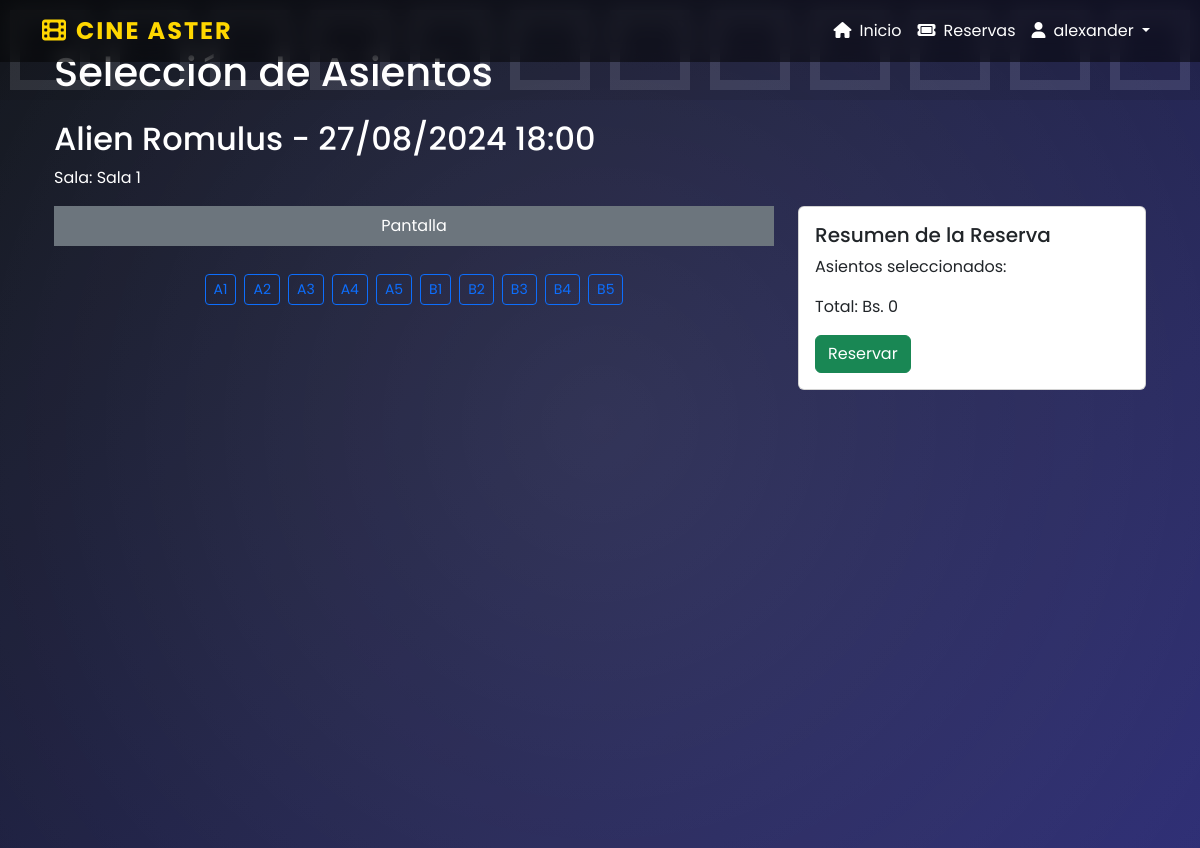
The page /funcion/5/seleccion-asientos/ (signed in) on the database its author committed.
### Cine/models.py (models this page shows, shortened)
class Funcion(models.Model):
    IdFuncion = models.AutoField(primary_key=True)
    IdPelicula = models.ForeignKey(Pelicula, on_delete=models.CASCADE)
    IdSala = models.ForeignKey(Sala, on_delete=models.CASCADE)
    Horario = models.DateTimeField()
    Precio = models.PositiveIntegerField()

class Pelicula(models.Model):
    Titulo = models.CharField(max_length=100)
    Descripcion = models.TextField(default="Pelicula")
    Lanzamiento = models.DateField()
    Clasificacion = models.ForeignKey(Clasificacion, on_delete=models.CASCADE)
    Duracion = models.IntegerField()
    Genero = models.ManyToManyField(Genero)
    Portada = models.ImageField(upload_to='cine/media/')
    Trailer = models.CharField(max_length=200)

class Sala(models.Model):
    IdSala = models.AutoField(primary_key=True)
    Nombre = models.CharField(max_length=100)
    Formato = models.ForeignKey(Formato, on_delete=models.CASCADE)
    Estado = models.BooleanField(default=True)

class Asiento(models.Model):
    IdAsiento = models.AutoField(primary_key=True)
    IdSala = models.ForeignKey(Sala, on_delete=models.CASCADE)
    Numero = models.PositiveIntegerField()
    Fila = models.CharField(max_length=3)
    Estado = models.BooleanField(default=True)
    def __str__(self):
        return f"{self.IdAsiento}"

### Cine/views.py (the view)
# urls.py: path('funcion/<int:funcion_id>/seleccion-asientos/', views.seleccion_asientos, name='seleccion_asientos'),
@login_required
def seleccion_asientos(request, funcion_id):
    funcion = get_object_or_404(Funcion, pk=funcion_id)
    asientos = Asiento.objects.filter(IdSala=funcion.IdSala)
    reservas = Reserva.objects.filter(IdFuncion=funcion)
    asientos_reservados = [reserva.IdAsiento.IdAsiento for reserva in reservas]
    context = {
        'funcion': funcion,
        'asientos': asientos,
        'asientos_reservados': asientos_reservados,
    }
    print(context['asientos'])
    return render(request, r'cine/seleccionar_asientos.html', context)

### Cine/templates/cine/seleccionar_asientos.html (shortened to what this page needs)
{% extends 'base.html' %}
{% block content %}
<div class="container mt-5">
    <h1 class="mb-4">Selección de Asientos</h1>
    <h2>{{ funcion.IdPelicula.Titulo }} - {{ funcion.Horario|date:"d/m/Y H:i" }}</h2>
    <p>Sala: {{ funcion.IdSala.Nombre }}</p>
    <div class="row mb-4">
        <div class="col-md-8">
            <div class="screen mb-4 text-center p-2 bg-secondary text-white">Pantalla</div>
            <div id="asientos" class="d-flex flex-wrap justify-content-center">
                {% for asiento in asientos %}
                    <div class="m-1">
                        <button class="btn btn-sm {% if asiento.IdAsiento in asientos_reservados %}btn-danger disabled{% else %}btn-outline-primary{% endif %}"
                                data-asiento-id="{{ asiento.IdAsiento }}"
                                onclick="toggleAsiento(this)">
                            {{ asiento.Fila }}{{ asiento.Numero }}
                        </button>
                    </div>
                {% endfor %}
            </div>
        </div>
        <div class="col-md-4">
            <div class="card">
                <div class="card-body">
                    <h5 class="card-title">Resumen de la Reserva</h5>
                    <p>Asientos seleccionados: </p>
                    <p>Total: Bs. <span id="total">0</span></p>
                    <button class="btn btn-success" onclick="reservar()">Reservar</button>
                </div>
            </div>
        </div>
    </div>
</div>
{% endblock %}

### Cine/templates/base.html (shortened to what this page needs)
<!doctype html>
<html lang="es">
<head>
    <link href="https://cdn.jsdelivr.net/npm/bootstrap@5.3.3/dist/css/bootstrap.min.css" rel="stylesheet">
    <link rel="stylesheet" href="https://cdnjs.cloudflare.com/ajax/libs/font-awesome/6.4.0/css/all.min.css">
</head>
<body>
    <div class="film-strip"></div>
    <div class="spotlight"></div>
    <header>
        <nav class="navbar navbar-expand-lg fixed-top">
            <div class="container">
                <a class="navbar-brand" href="{% url 'iniciov2'%}">
                    <i class="fa-solid fa-film me-2"></i>Cine Aster
                </a>
                <div class="collapse navbar-collapse" id="navbarNav">
                    <ul class="navbar-nav ms-auto">
                        <li class="nav-item">
                            <a class="nav-link" href="{% url 'iniciov2'%}"><i class="fa-solid fa-home me-2"></i>Inicio</a>
                        </li>
                        {% if user.is_authenticated %}
                            <li class="nav-item">
                                <a class="nav-link" href="#"><i class="fa-solid fa-ticket me-2"></i>Reservas</a>
                            </li>
                            <li class="nav-item dropdown">
                                <a class="nav-link dropdown-toggle" href="#" id="navbarDropdown" role="button" data-bs-toggle="dropdown" aria-expanded="false">
                                    <i class="fa-solid fa-user me-2"></i>{{ user.username }}
                                </a>
                            </li>
                        {% endif %}
                    </ul>
                </div>
            </div>
        </nav>
    </header>
    <main class="container my-5 main-content ">
        {% block content %}
        {% endblock %}
    </main>
</body>
</html>

### Cine/templates/base.html (style rules this page uses)
body { font-family: 'Poppins', sans-serif; background: linear-gradient(135deg, #0d1117 0%, #2a2a72 100%); color: #ffffff; min-height: 100vh; }
.navbar { background-color: rgba(0, 0, 0, 0.5); backdrop-filter: blur(10px); transition: all 0.3s ease; }
.navbar-brand { font-size: 1.5rem; font-weight: 700; color: #ffd700; text-transform: uppercase; letter-spacing: 2px; }
.nav-link { color: #ffffff; transition: color 0.3s ease; }
.film-strip { position: fixed; top: 0; left: 0; width: 100%; height: 100px; background-repeat: repeat-x; opacity: 0.1; animation: filmStrip 20s linear infinite; }
.main-content { position: relative; z-index: 1; }
.spotlight { position: fixed; top: -50%; left: -50%; width: 200%; height: 200%; background: radial-gradient(circle at center, rgba(255,255,255,0.1) 0%, rgba(255,255,255,0) 70%); animation: spotlight 10s infinite alternate; pointer-events: none; }

### rows shown on the page
Funcion: IdPelicula.Titulo "Alien Romulus", Horario "27/08/2024 18:00", IdSala.Nombre "Sala 1"
Asiento: Fila "A", Numero "1"
Asiento: Fila "A", Numero "2"
Asiento: Fila "A", Numero "3"
Asiento: Fila "A", Numero "4"
Asiento: Fila "A", Numero "5"
Asiento: Fila "B", Numero "1"
Asiento: Fila "B", Numero "2"
Asiento: Fila "B", Numero "3"
Asiento: Fila "B", Numero "4"
Asiento: Fila "B", Numero "5"

### other values the page prints
{{ user.username }} "alexander"
